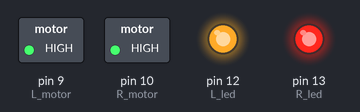
The sketch below on a simulated Arduino Uno, built with avr-gcc and run on an emulated ATmega328P. Parts: switched loads named in the sketch (green lamp = pin HIGH), output pins drawn as LEDs (lit = HIGH).

Above: at 0.5 s.
At 3.5 s:
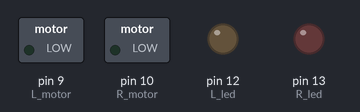
Timing chart, 0 to 4.6 s (numbered marks = the images above):
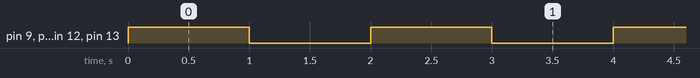

Measured:
- by itself, pin 9 (L_motor), pin 10 (R_motor), pin 12 (L_led), pin 13 (R_led): alternates HIGH for 1.0 s and LOW for 1.0 s

The sketch:

minicar_04_2motor_LED.ino
```cpp
const int L_motor = 9;
const int R_motor = 10;
const int L_led = 12;
const int R_led = 13;

void setup() {
  pinMode(L_motor, OUTPUT);
  pinMode(R_motor, OUTPUT);
  pinMode(L_led, OUTPUT);
  pinMode(R_led, OUTPUT);
}

void loop() {
  digitalWrite(L_motor, HIGH);
  digitalWrite(R_motor, HIGH);
  digitalWrite(L_led, HIGH);
  digitalWrite(R_led, HIGH);
  delay(1000);

  digitalWrite(L_motor, LOW);
  digitalWrite(R_motor, LOW);
  digitalWrite(L_led, LOW);
  digitalWrite(R_led, LOW);
  delay(1000);
}
```
